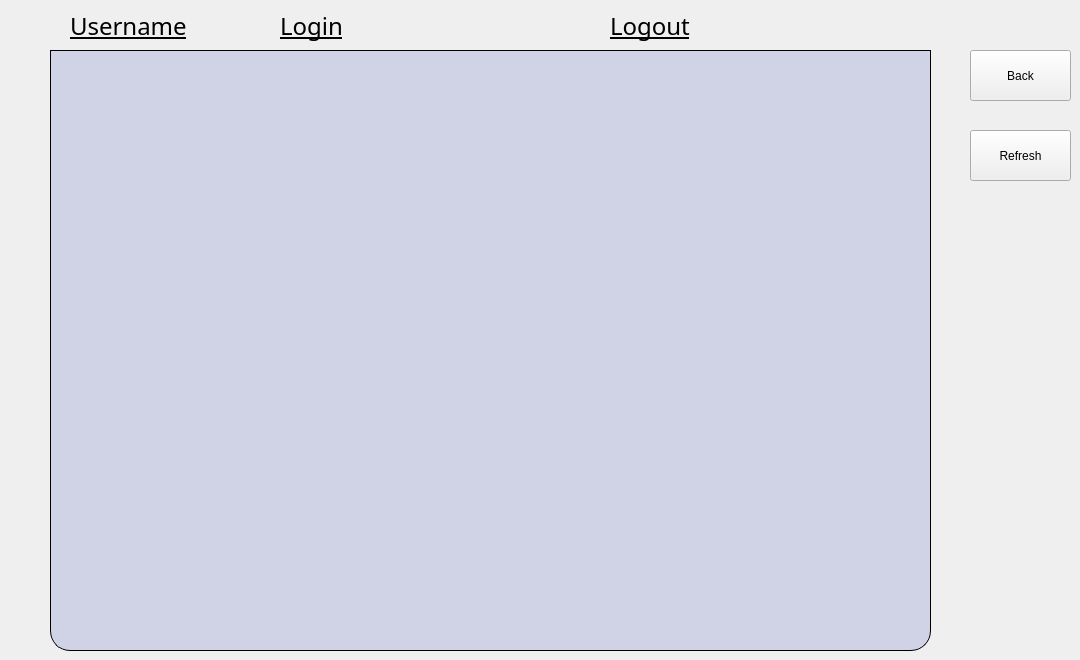
      <widget class="QWidget" name="HistoryTab">
       <attribute name="title">
        <string>History (Login/Logout)</string>
       </attribute>
       <widget class="QTableWidget" name="tableHistory">
        <property name="enabled">
         <bool>true</bool>
        </property>
        <property name="geometry">
         <rect>
          <x>50</x>
          <y>50</y>
          <width>881</width>
          <height>601</height>
         </rect>
        </property>
        <property name="font">
         <font>
          <family>Serifa BT</family>
          <pointsize>-1</pointsize>
         </font>
        </property>
        <property name="styleSheet">
         <string notr="true">QTableWidget {
    gridline-color: transparent;
    font-size: 20px;
     background: #D0D3E5;
    color: #333333;
    border: 1px solid ;
   border-bottom-right-radius:20px;
border-bottom-left-radius:20px;
}

QTableWidget::item {
    padding: 10px;
    margin-left: 10px;
    border-radius: 10px;
    text-align: center;
    background: transparent;
    color: #333333;
}

QTableWidget::item:selected {
    background: transparent;
    color: inherit;
    border: none;
}

QHeaderView::section {
    background: #5B42F3;
    color: #FFFFFF;
    border: none;
}

QTableCornerButton::section {
    background: #5B42F3;
    border: none;
}

QScrollBar::add-line:vertical, QScrollBar::sub-line:vertical {
    background: grey;
    height: 20px; 
}

QScrollBar:vertical {
    background:white;
    width: 15px;

}

QScrollBar::handle:vertical {
    background: transparent;  /* Light purple color for the scrollbar handle */
    border-radius: 10px;
}

</string>
        </property>
        <property name="rowCount">
         <number>0</number>
        </property>
        <property name="columnCount">
         <number>0</number>
        </property>
        <attribute name="horizontalHeaderVisible">
         <bool>false</bool>
        </attribute>
        <attribute name="verticalHeaderVisible">
         <bool>false</bool>
        </attribute>
       </widget>
       <widget class="QLabel" name="UsernameLabel">
        <property name="geometry">
         <rect>
          <x>70</x>
          <y>10</y>
          <width>151</width>
          <height>31</height>
         </rect>
        </property>
        <property name="font">
         <font>
          <family>Serifa BT</family>
          <pointsize>18</pointsize>
          <underline>true</underline>
         </font>
        </property>
        <property name="styleSheet">
         <string notr="true">background:transparent;
color:black;</string>
        </property>
        <property name="text">
         <string>Username</string>
        </property>
       </widget>
       <widget class="QLabel" name="loginhislabel">
        <property name="geometry">
         <rect>
          <x>280</x>
          <y>10</y>
          <width>111</width>
          <height>31</height>
         </rect>
        </property>
        <property name="font">
         <font>
          <family>Serifa BT</family>
          <pointsize>18</pointsize>
          <underline>true</underline>
         </font>
        </property>
        <property name="styleSheet">
         <string notr="true">background:transparent;
color:black;</string>
        </property>
        <property name="text">
         <string>Login</string>
        </property>
       </widget>
       <widget class="QLabel" name="logoutlabel">
        <property name="geometry">
         <rect>
          <x>610</x>
          <y>10</y>
          <width>111</width>
          <height>31</height>
         </rect>
        </property>
        <property name="font">
         <font>
          <family>Serifa BT</family>
          <pointsize>18</pointsize>
          <underline>true</underline>
         </font>
        </property>
        <property name="styleSheet">
         <string notr="true">background:transparent;
color:black;</string>
        </property>
        <property name="text">
         <string>Logout</string>
        </property>
       </widget>
       <widget class="QPushButton" name="BackHistory">
        <property name="geometry">
         <rect>
          <x>970</x>
          <y>50</y>
          <width>101</width>
          <height>51</height>
         </rect>
        </property>
        <property name="text">
         <string>Back</string>
        </property>
       </widget>
       <widget class="QPushButton" name="RefreshButton">
        <property name="geometry">
         <rect>
          <x>970</x>
          <y>130</y>
          <width>101</width>
          <height>51</height>
         </rect>
        </property>
        <property name="text">
         <string>Refresh</string>
        </property>
       </widget>
      </widget>
